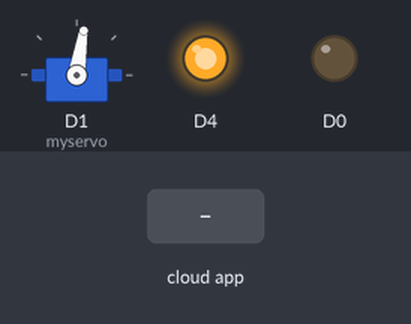
The sketch below on a simulated ESP8266 (NodeMCU). Shown: servo, output pins drawn as LEDs (lit = HIGH, except the on-board LED, lit = LOW). Inputs (shaded band) come from the test bench. WiFi joins after 1.5 s; servers stay silent unless stated; uploads are accepted with an empty reply; what the sketch prints to the serial monitor is not drawn.

Above: at 2.9 s.
3.0 s: the phone or cloud app sets servo to 1
At 5.86 s:
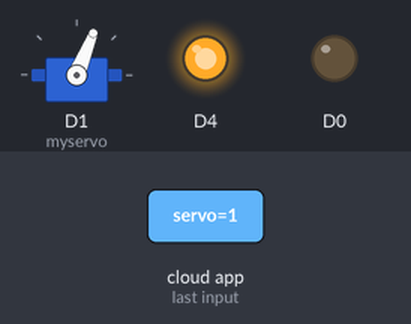
6.0 s: the phone or cloud app sets buzzer to 1
At 7.0 s:
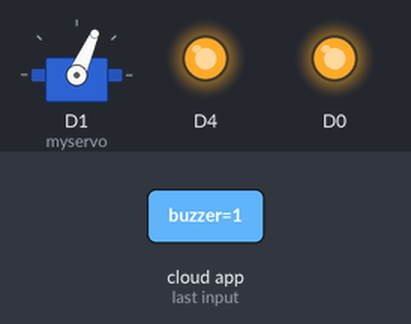
7.5 s: the phone or cloud app sets led to 0
At 8.1 s:
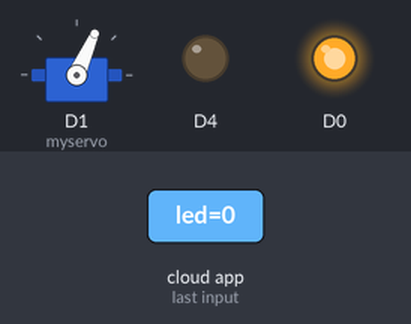
9.0 s: the phone or cloud app sets buzzer to 0
At 10.2 s:
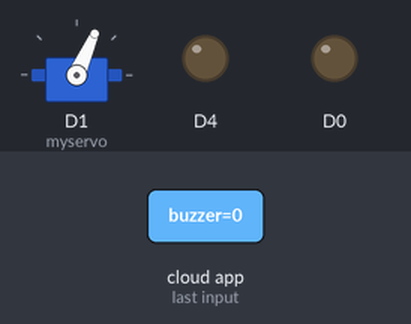
10.5 s: the phone or cloud app sets servo to 0
At 13.36 s:
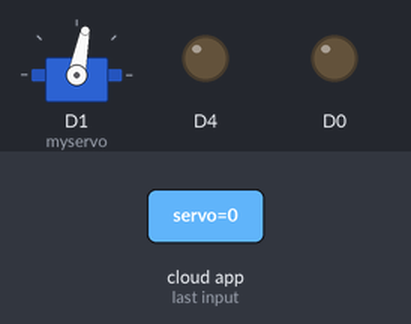
13.5 s: the phone or cloud app sets buzzer to 1
At 16.2 s:
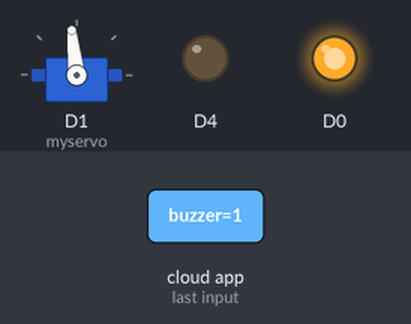
Timing chart, 0 to 17.5 s (numbered marks = the images above; inputs shaded):
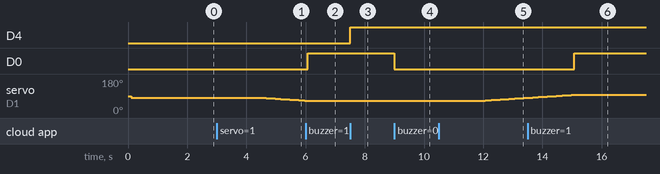

Measured:
- after the input at 3.0 s, servo on D1 (myservo): moves from 81° to 66° over 1.4 s, starting after 1.6 s
- after the input at 6.0 s, D0: LOW → HIGH after 0.07 s
- after the input at 7.5 s, D4: LOW → HIGH at once
- after the input at 9.0 s, D0: HIGH → LOW at once
- after the input at 10.5 s, servo on D1 (myservo): moves from 66° to 81° over 1.4 s, starting after 1.6 s
- after the input at 13.5 s, D0: LOW → HIGH after 1.6 s

The sketch:

sn_iot_device_k17_sketch.ino
```cpp
#include <SPI.h>
#include <ESP8266WiFi.h>
#include <ThingerWifi.h>
#include <Servo.h>

#define ssid  "Grant_Corte2"
#define password "aviva_Grant"

ThingerWifi thing("granthulbert", "esp8266_12e_01", "&hPf3tv03KHT");
Servo myservo;  // create servo object to control a servo
#define ANGLEFLAT 81
#define ANGLELEFT 66
#define ANGLERIGHT 96
#define EIOT_CLOUD_ADDRESS     "hulbertfamily.com"
#define EIOT_CLOUD_PORT        80

int currentServo = ANGLEFLAT;

void slowServo( int newAngle ) {
  myservo.attach(D1);
  delay(100);
  if( newAngle > currentServo ) {
    for( int i=currentServo; i<=newAngle; i++  ) {
      myservo.write( i );
      delay(100);
    }
  } else {
    for( int i=currentServo; i>=newAngle; i-- ) {
      myservo.write( i );
      delay(100);
    }
  }
  myservo.detach();
  currentServo = newAngle;
}

void connectToWiFi() {
  Serial.println();
  Serial.println();
  Serial.print("Connecting to ");
  Serial.println(ssid);

  WiFi.begin(ssid, password);

  while (WiFi.status() != WL_CONNECTED) {
    delay(500);
    Serial.print(".");
  }

  Serial.println("");
  Serial.println("WiFi connected");
  Serial.println("IP address: ");
  Serial.println(WiFi.localIP());
}

void setup() {
  Serial.begin(115200);
  delay(10);

  pinMode(BUILTIN_LED, OUTPUT);
  pinMode(A0, INPUT); // analog moisture sensor
  pinMode(D2, INPUT); // digital moisture sensor
  pinMode(D3, INPUT);
  pinMode(D0, OUTPUT);
  myservo.attach(D1);  // attaches the servo on pin D1 to the servo object
  delay(100);
  myservo.write(81);  // 81 degrees is midpoint
  delay(100);
  myservo.detach();

  connectToWiFi();

//  thing.add_wifi("NETGEAR38", "fuzzyship377");
  thing.add_wifi("Grant_Corte2", "aviva_Grant");
//  thing.add_wifi("WHITEBOAT", "yitbos22");
// resource input example (i.e. turning on/off a light, a relay, configuring a parameter, etc)
  thing["led"] << [](pson& in){
    digitalWrite(BUILTIN_LED, in ? LOW : HIGH);
  };

  thing["buzzer"] << [](pson& in){
    digitalWrite(D0, in ? HIGH : LOW);
  };

    // digital moisture
    thing["digitalMoisture"] >> [](pson & out){
        out = (unsigned int) digitalRead(D2);
    };

    // LDR resource
    thing["LDR"] >> [](pson & out){
        out = (unsigned int) analogRead(A0);
    };

    // D3 digital input (hoping analog)
    thing["D3"] >> [](pson & out){
        out = (unsigned int) analogRead(D3);
    };

  thing["servo"] << [](pson& in){
    String url = "/robots.txt";
    WiFiClient client;
    if (!client.connect(EIOT_CLOUD_ADDRESS, EIOT_CLOUD_PORT)) {
      Serial.println("connection failed");
      return;
    }
    Serial.println(String("GET ") + url + " HTTP/1.1\r\n" + "Host: " + EIOT_CLOUD_ADDRESS + "\r\n" + "Connection: close\r\n\r\n");
    client.print(String("GET ") + url + " HTTP/1.1\r\n" + "Host: " + EIOT_CLOUD_ADDRESS + "\r\n" + "Connection: close\r\n\r\n");
    unsigned long timeout = millis();
    while (client.available() == 0) {
      if (millis() - timeout > 5000) {
        Serial.println(">>> Client Timeout !");
        client.stop();
        return;
      }
    }

    // Read all the lines of the reply from server and print them to Serial
    while(client.available()){
      String line = client.readStringUntil('\r');
      Serial.print(line);
    }

    client.print(String("POST ") + url + " HTTP/1.1\r\n" +
      "Host: " + String(EIOT_CLOUD_ADDRESS) + "\r\n" +
      "Connection: close\r\n" +
      "Content-Length: 0\r\n" +
      "\r\n");
    delay(100);
    while(client.available()){
      String line = client.readStringUntil('\r');
      Serial.print(line);
    }

//    myservo.attach(D1);
    if( in ) {
        slowServo(ANGLELEFT);
//      myservo.write(66);
//      delay(100);
    } else {
        slowServo(ANGLERIGHT);
//      myservo.write(96);
//      delay(100);
    }
//    myservo.detach();
//    myservo.attach(D1);
//    myservo.write( (long)in["degrees"] );
//    delay(100);
//    myservo.detach();
  };

  // resource output example (i.e. reading a sensor value)
  thing["millis"] >> [](pson& out){ out = millis(); };

  // resource input/output example (i.e. passing input values and do some calculations)
  thing["in_out"] = [](pson& in, pson& out){
      out["sum"] = (long)in["value1"] + (long)in["value2"];
      out["mult"] = (long)in["value1"] * (long)in["value2"];
  };
}

void loop() {
  thing.handle();
//  Serial.print( analogRead(A0) );
}
```
